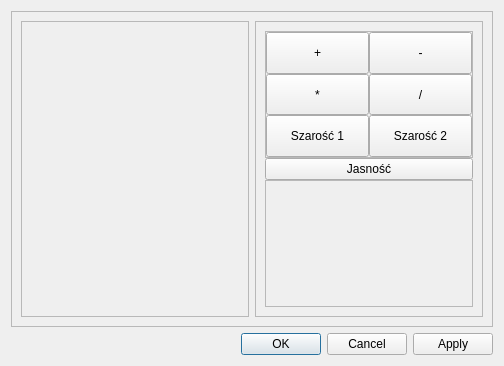
<?xml version="1.0" encoding="UTF-8"?>
<ui version="4.0">
 <class>RgbTransformationDialog</class>
 <widget class="QDialog" name="RgbTransformationDialog">
  <property name="geometry">
   <rect>
    <x>0</x>
    <y>0</y>
    <width>504</width>
    <height>366</height>
   </rect>
  </property>
  <property name="windowTitle">
   <string>Dialog</string>
  </property>
  <layout class="QVBoxLayout" name="verticalLayout">
   <item>
    <widget class="QFrame" name="frame">
     <property name="frameShape">
      <enum>QFrame::Shape::StyledPanel</enum>
     </property>
     <property name="frameShadow">
      <enum>QFrame::Shadow::Raised</enum>
     </property>
     <layout class="QHBoxLayout" name="horizontalLayout">
      <item>
       <widget class="QFrame" name="imageFrame">
        <property name="frameShape">
         <enum>QFrame::Shape::StyledPanel</enum>
        </property>
        <property name="frameShadow">
         <enum>QFrame::Shadow::Raised</enum>
        </property>
        <layout class="QHBoxLayout" name="horizontalLayout_2"/>
       </widget>
      </item>
      <item>
       <widget class="QFrame" name="frame_2">
        <property name="frameShape">
         <enum>QFrame::Shape::StyledPanel</enum>
        </property>
        <property name="frameShadow">
         <enum>QFrame::Shadow::Raised</enum>
        </property>
        <layout class="QVBoxLayout" name="verticalLayout_2">
         <property name="spacing">
          <number>0</number>
         </property>
         <item>
          <widget class="QFrame" name="frame_4">
           <property name="frameShape">
            <enum>QFrame::Shape::StyledPanel</enum>
           </property>
           <property name="frameShadow">
            <enum>QFrame::Shadow::Raised</enum>
           </property>
           <property name="lineWidth">
            <number>1</number>
           </property>
           <layout class="QGridLayout" name="gridLayout">
            <property name="leftMargin">
             <number>0</number>
            </property>
            <property name="topMargin">
             <number>0</number>
            </property>
            <property name="rightMargin">
             <number>0</number>
            </property>
            <property name="bottomMargin">
             <number>0</number>
            </property>
            <property name="spacing">
             <number>0</number>
            </property>
            <item row="3" column="1">
             <widget class="QPushButton" name="grayFirstButton">
              <property name="sizePolicy">
               <sizepolicy hsizetype="Minimum" vsizetype="Minimum">
                <horstretch>0</horstretch>
                <verstretch>0</verstretch>
               </sizepolicy>
              </property>
              <property name="text">
               <string>Szarość 1</string>
              </property>
              <property name="checkable">
               <bool>true</bool>
              </property>
             </widget>
            </item>
            <item row="2" column="1">
             <widget class="QPushButton" name="multiplyButton">
              <property name="sizePolicy">
               <sizepolicy hsizetype="Minimum" vsizetype="Minimum">
                <horstretch>0</horstretch>
                <verstretch>0</verstretch>
               </sizepolicy>
              </property>
              <property name="text">
               <string>*</string>
              </property>
              <property name="checkable">
               <bool>true</bool>
              </property>
             </widget>
            </item>
            <item row="0" column="1">
             <widget class="QPushButton" name="addButton">
              <property name="sizePolicy">
               <sizepolicy hsizetype="Minimum" vsizetype="Minimum">
                <horstretch>0</horstretch>
                <verstretch>0</verstretch>
               </sizepolicy>
              </property>
              <property name="text">
               <string>+</string>
              </property>
              <property name="checkable">
               <bool>true</bool>
              </property>
             </widget>
            </item>
            <item row="3" column="2">
             <widget class="QPushButton" name="graySecondButton">
              <property name="sizePolicy">
               <sizepolicy hsizetype="Minimum" vsizetype="Minimum">
                <horstretch>0</horstretch>
                <verstretch>0</verstretch>
               </sizepolicy>
              </property>
              <property name="text">
               <string>Szarość 2</string>
              </property>
              <property name="checkable">
               <bool>true</bool>
              </property>
             </widget>
            </item>
            <item row="0" column="2">
             <widget class="QPushButton" name="minusButton">
              <property name="sizePolicy">
               <sizepolicy hsizetype="Minimum" vsizetype="Minimum">
                <horstretch>0</horstretch>
                <verstretch>0</verstretch>
               </sizepolicy>
              </property>
              <property name="text">
               <string>-</string>
              </property>
              <property name="checkable">
               <bool>true</bool>
              </property>
             </widget>
            </item>
            <item row="2" column="2">
             <widget class="QPushButton" name="divideButton">
              <property name="sizePolicy">
               <sizepolicy hsizetype="Minimum" vsizetype="Minimum">
                <horstretch>0</horstretch>
                <verstretch>0</verstretch>
               </sizepolicy>
              </property>
              <property name="text">
               <string>/</string>
              </property>
              <property name="checkable">
               <bool>true</bool>
              </property>
             </widget>
            </item>
           </layout>
          </widget>
         </item>
         <item>
          <widget class="QPushButton" name="brightnessButton">
           <property name="sizePolicy">
            <sizepolicy hsizetype="Minimum" vsizetype="Fixed">
             <horstretch>0</horstretch>
             <verstretch>0</verstretch>
            </sizepolicy>
           </property>
           <property name="text">
            <string>Jasność</string>
           </property>
           <property name="checkable">
            <bool>true</bool>
           </property>
          </widget>
         </item>
         <item>
          <widget class="QFrame" name="pickerFrame">
           <property name="frameShape">
            <enum>QFrame::Shape::StyledPanel</enum>
           </property>
           <property name="frameShadow">
            <enum>QFrame::Shadow::Raised</enum>
           </property>
           <layout class="QVBoxLayout" name="verticalLayout_3"/>
          </widget>
         </item>
        </layout>
       </widget>
      </item>
     </layout>
    </widget>
   </item>
   <item>
    <widget class="QDialogButtonBox" name="buttonBox">
     <property name="orientation">
      <enum>Qt::Orientation::Horizontal</enum>
     </property>
     <property name="standardButtons">
      <set>QDialogButtonBox::StandardButton::Apply|QDialogButtonBox::StandardButton::Cancel|QDialogButtonBox::StandardButton::Ok</set>
     </property>
     <property name="centerButtons">
      <bool>false</bool>
     </property>
    </widget>
   </item>
  </layout>
 </widget>
 <resources/>
 <connections>
  <connection>
   <sender>buttonBox</sender>
   <signal>accepted()</signal>
   <receiver>RgbTransformationDialog</receiver>
   <slot>accept()</slot>
   <hints>
    <hint type="sourcelabel">
     <x>248</x>
     <y>254</y>
    </hint>
    <hint type="destinationlabel">
     <x>157</x>
     <y>274</y>
    </hint>
   </hints>
  </connection>
  <connection>
   <sender>buttonBox</sender>
   <signal>rejected()</signal>
   <receiver>RgbTransformationDialog</receiver>
   <slot>reject()</slot>
   <hints>
    <hint type="sourcelabel">
     <x>316</x>
     <y>260</y>
    </hint>
    <hint type="destinationlabel">
     <x>286</x>
     <y>274</y>
    </hint>
   </hints>
  </connection>
 </connections>
</ui>
